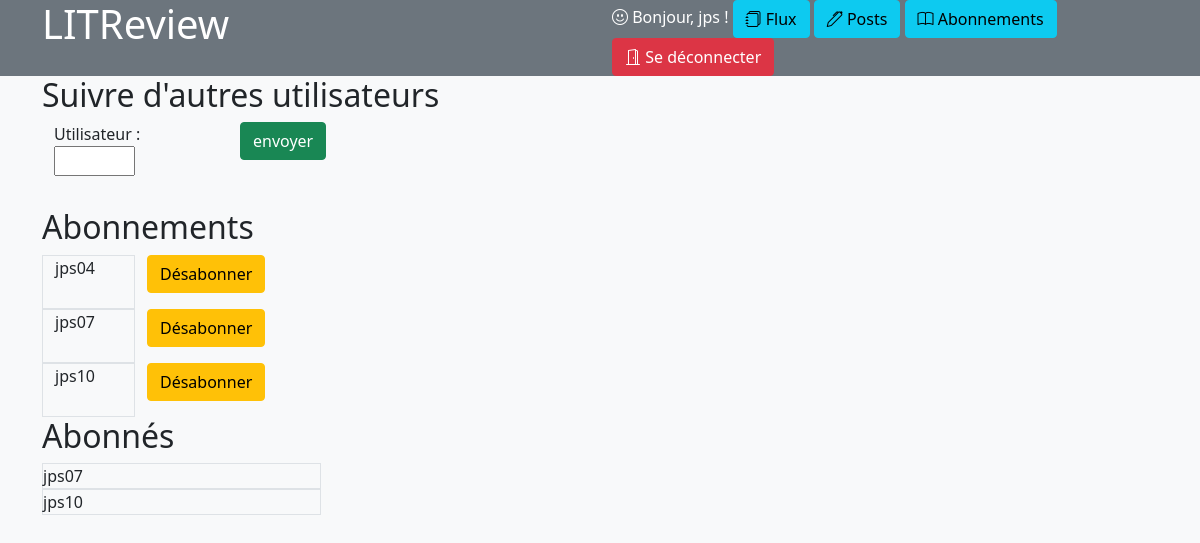
The app's page /home/abonnements (signed in), older data.
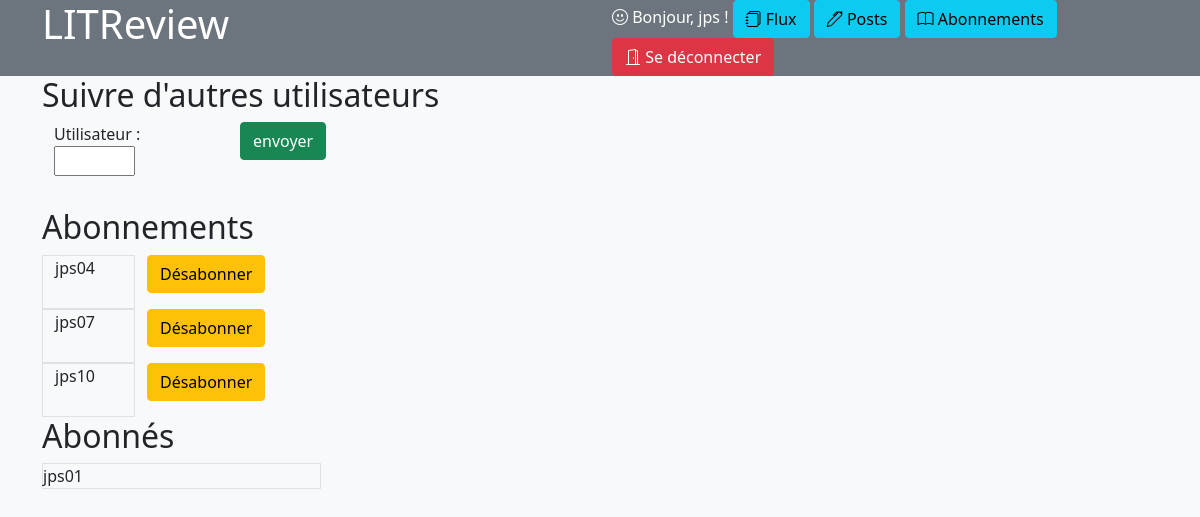
The same page, newer data.
### connexion/models.py (models this page shows, shortened)
class ConnectUser(AbstractBaseUser):
    pseudo = models.CharField(
        unique=True,
        max_length=10,
        blank=False
    )
    email = models.EmailField(
        unique=True,
        max_length=255,
        blank=False
    )
    is_active = models.BooleanField(default=True)
    is_staff = models.BooleanField(default=False)
    is_admin = models.BooleanField(default=False)
    USERNAME_FIELD = "pseudo"
    REQUIRED_FIELDS = ["email"]
    objects = MyUserManager()

### review/models.py (models this page shows)
class UserFollows(models.Model):
    user = models.ForeignKey(settings.AUTH_USER_MODEL, on_delete=models.SET_NULL, null=True, related_name='following')
    followed_user = models.ForeignKey(settings.AUTH_USER_MODEL, on_delete=models.SET_NULL, null=True, related_name='followed_by')
    class Meta:
        unique_together = ('user', 'followed_user')

### review/views/follows.py (the view, shortened to what this page needs)
# urls.py: path('home/abonnements', login_required(review.views.UserFollowsView.as_view()),name='abonnements'),
class UserFollowsView(View):
    template_name = 'review/abonnements.html'
    form = UserFollowsForm
    success_url = reverse_lazy('home')
    def get(self, request):
        form = self.form()
        follows = UserFollows.objects.filter(user=self.request.user)
        followers = UserFollows.objects.filter(followed_user=self.request.user)
        return render(request,
                      self.template_name,
                      {"follows": follows,
                       "form": form,
                       "followers": followers})

### review/forms.py
class UserFollowsForm(forms.Form):
    followed_name = forms.CharField(label="Utilisateur" ,widget = forms.TextInput())

### review/templates/review/abonnements.html (shortened to what this page needs)
{% extends 'base.html' %}
{% block content %}
<div class="container">
    <h2>Suivre d'autres utilisateurs</h2>
    <form method="POST">
        <div class="container">
            <div class="row">
                <div class="col-2">
                    {{form.as_p}}
                </div>
                <div class="col">
                    <input type="submit" class="btn btn-success" value="envoyer">
                </div>
            </div>
        </div>
    </form>
    <h2>Abonnements</h2>
    {% if follows %}
        {% for follow in follows %}
             <div class="container">
                 <div class="row">
                     <div class="col-1 border">
                         {{ follow.followed_user}}
                     </div>
                     <div class="col-2">
                         <form onsubmit="return confirm('Etes-vous sûr?');" action="{% url 'delete_abonnements' follow.id %}" method="POST">
                            <button class="btn btn-warning">Désabonner</button>
                        </form>
                     </div>
                 </div>
             </div>
        {% endfor ´%}
    {% endif %}
    <h2>Abonnés</h2>
    {% if followers %}
        {% for follower in followers %}
             <div  class="border w-25">
               {{ follower.user}}
             </div>
        {% endfor ´%}
    {% endif %}
</div>
{% endblock content %}

### templates/base.html (shortened to what this page needs)
{% load static %}
<html >
    <head>
        <link href="https://cdn.jsdelivr.net/npm/bootstrap@5.0.2/dist/css/bootstrap.min.css" rel="stylesheet"
>
        <link rel="stylesheet" href="https://cdn.jsdelivr.net/npm/bootstrap-icons@1.5.0/font/bootstrap-icons.css">
        <link rel="stylesheet" href="{% static 'app.css' %}">
    </head>
    <body class="bg-light text-dark">
        <header  class="bg-secondary text-white">
            <div class="container">
                <div class="row">
                    <div class="col-6">
                        <h1>LITReview</h1>
                    </div>
                    <div class="col">
                        {% if user.is_authenticated %}
                            <a>
                                <i class="bi bi-emoji-smile"></i>
                                Bonjour, {{ user }} !
                            </a>
                            <a class="btn btn-info" href="{% url 'home' %}">
                                <i class="bi bi-journals"></i>
                                Flux
                            </a>
                            <a class="btn btn-info" href="{% url 'posts' %}">
                                <i class="bi bi-pen"></i>
                                Posts
                            </a>
                            <a class="btn btn-info" href="{% url 'abonnements' %}">
                                <i class="bi bi-book"></i>
                                Abonnements
                            </a>
                            <a class="btn btn-danger" href="{% url 'logout' %}" >
                                <i class="bi bi-door-open"></i>
                                Se déconnecter
                            </a>
                        {% endif %}
                    </div>
                </div>
            </div>
        </header>
        <div >
            {% block content %}
            {% endblock content %}
        </div>
    </body>
</html>

### static/app.css (style rules this page uses)
#id_followed_name { width: 50%; }

Row changes from the older to the newer data that the page shows:
removed UserFollows: user "jps07", shown under "Abonnés"
removed UserFollows: user "jps10", shown under "Abonnés"
added UserFollows: user "jps01", shown under "Abonnés"
